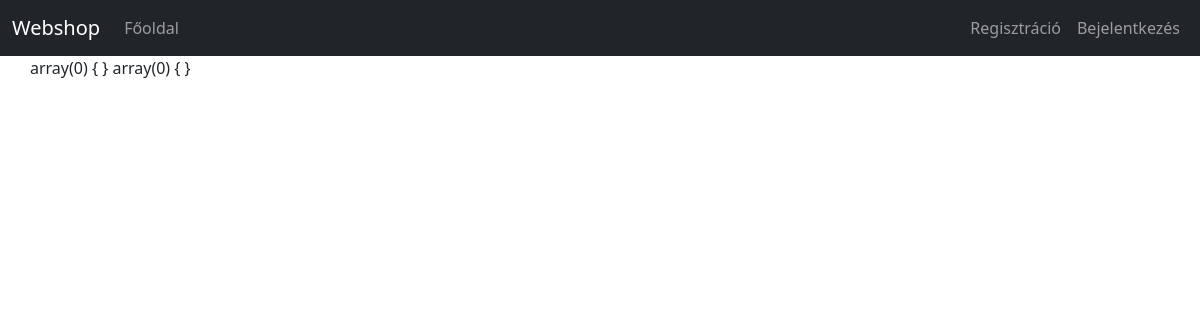
Before: / with the older database file.
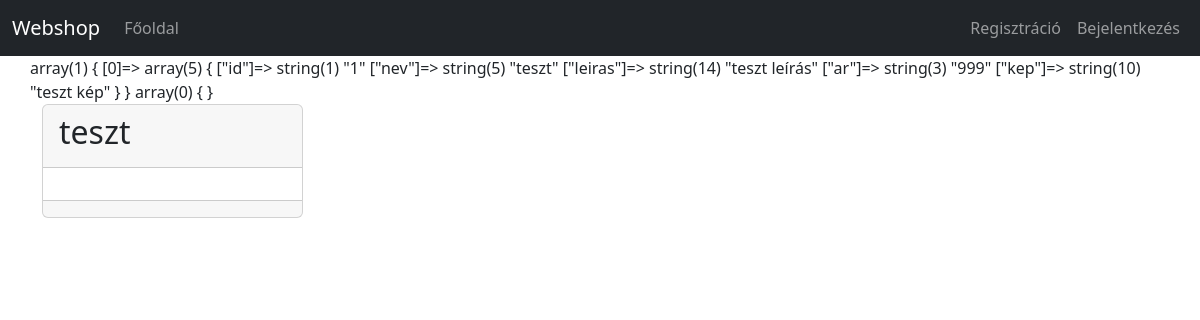
After: the same page with the newer database file.
### tables this page shows
CREATE TABLE IF NOT EXISTS `termek` (
  `id` int(11) NOT NULL AUTO_INCREMENT,
  `nev` varchar(100) NOT NULL,
  `leiras` text,
  `ar` int(11) NOT NULL,
  `kep` text,
  PRIMARY KEY (`id`)
);

### index.php (called while the page is built, shortened)
<?php
include "views/fooldal.php";

### controllers/termeklista.php (called while the page is built)
<?php
require_once "models/TermekModel.php";
$termek_model = new TermekModel();
$termekek = $termek_model->select_all();
include "views/termeklista.php";
?>

### models/adatbazis.php (called while the page is built, shortened)
<?php
class Adatbazis {
    public function __construct()
    {
        $this->conn = new mysqli("localhost", "root", "", "webshop");
    }
}
?>

### models/TermekModel.php (called while the page is built)
<?php
require_once "models/adatbazis.php";
class TermekModel extends Adatbazis {
    public function select_all()
    {
        $sql = "SELECT * FROM termek";
        $result = $this->conn->query($sql);
        return $result->fetch_all(MYSQLI_ASSOC);
    }
}

### views/termeklista.php (the view)
<div class="row">
    <?php var_dump($termekek); ?>
    <?php var_dump($_SESSION); ?>
    <?php foreach ($termekek as $termek) : ?>
        <div class="col-12 col-sm-6 col-md-4 col-lg-3">
            <div class="card">
                <div class="card-header">
                    <h2 class="card-title"><?php echo $termek['nev'] ?></h2>
                </div>
                <div class="card-body">
                </div>
                <div class="card-footer">
                </div>
            </div>
        </div>
    <?php endforeach; ?>
</div>

### views/fooldal.php (shortened to what this page needs)
<!DOCTYPE html>
<html lang="hu">
<head>
    <link href="https://cdn.jsdelivr.net/npm/bootstrap@5.2.2/dist/css/bootstrap.min.css" rel="stylesheet">
</head>
<body onload="active_link_beallitasa();">
    <nav class="navbar navbar-expand-lg navbar-dark bg-dark">
        <div class="container-fluid">
            <a class="navbar-brand" href="./">Webshop</a>
            <div class="collapse navbar-collapse" id="navbarText">
                <ul class="navbar-nav me-auto mb-2 mb-lg-0">
                    <li class="nav-item">
                        <a id="nav_termeklista" class="nav-link" href="?oldal=termeklista">Főoldal</a>
                    </li>
                </ul>
                <ul class="navbar-nav ms-auto mb-2 mb-lg-0">
                    <?php if (!isset($_SESSION['felhasznalo'])) : ?>
                        <li class="nav-item">
                            <a id="nav_regisztracio" class="nav-link" href="?oldal=regisztracio">Regisztráció</a>
                        </li>
                        <li class="nav-item">
                            <a id="nav_bejelentkezes" class="nav-link" href="?oldal=bejelentkezes">Bejelentkezés</a>
                        </li>
                    <?php else : ?>
                        <li class="nav-item">
                            <a id="nav_kijelentkezes" class="nav-link" href="?oldal=kijelentkezes">Kijelentkezés</a>
                        </li>
                    <?php endif; ?>
                </ul>
            </div>
        </div>
    </nav>
    <main class="container">
        <?php
        include $controller;
        ?>
    </main>
</body>
</html>

Changed rows visible on the page:
added termek: nev "teszt"
Other visible differences:
text no longer shown: "array(0) { } array(0) { }"
text now shown: "array(1) { [0]=> array(5) { [\"id\"]=> string(1) \"1\" [\"nev\"]=> string(5) \"teszt\" [\"leiras\"]=> string(14) \"teszt leírás\" [\"ar\"]=> string(3) \"999\" [\"kep\"]=> string(10) \"teszt kép\" } } array(0) { }"
